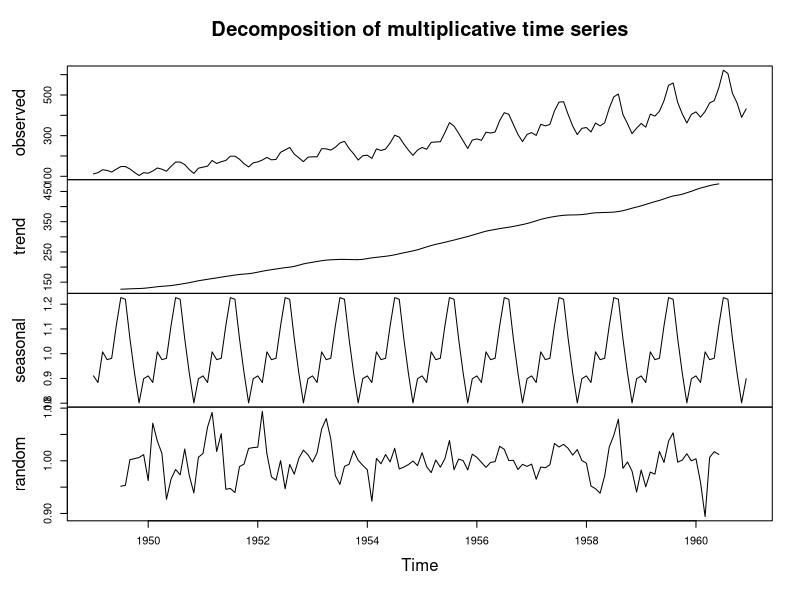
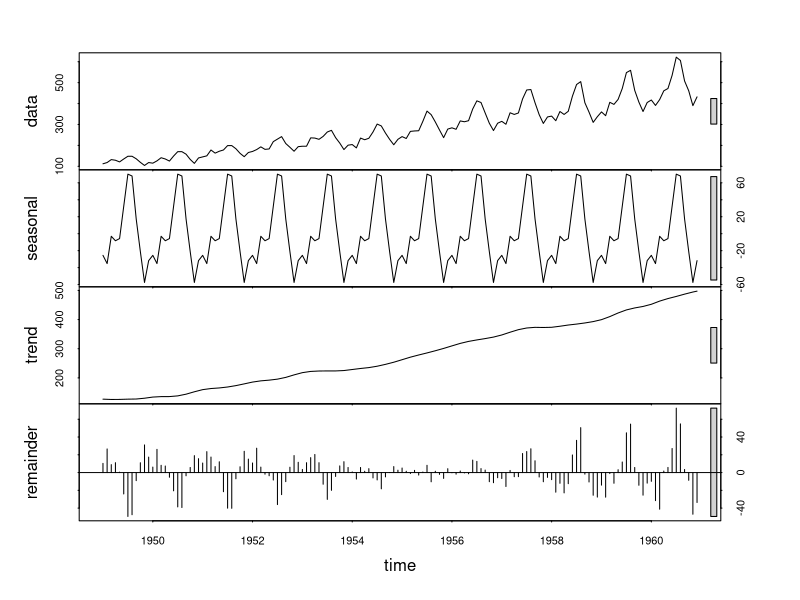
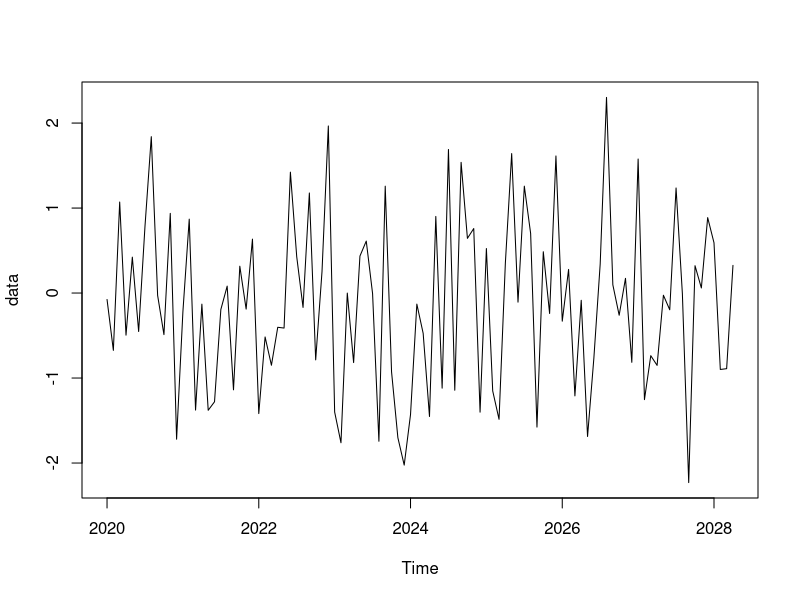

Here is the R script that generated these plots, in order:
#Air Passengers is an inbuilt dataset in R
data("AirPassengers")
ts_data <- AirPassengers


#Apply decomposition using decompose()
decomp <- decompose(ts_data, type = "multiplicative")

plot(decomp)


#STL is based on LOESS (Locally Estimated Scatterplot Smoothing)
stl_decomp <- stl(ts_data, s.window = "periodic")
plot(stl_decomp)

data <- ts(rnorm(100), start = c(2020,1), frequency = 12)
plot(data)

#line, bar, histogram, box plots. plot syntax changes
